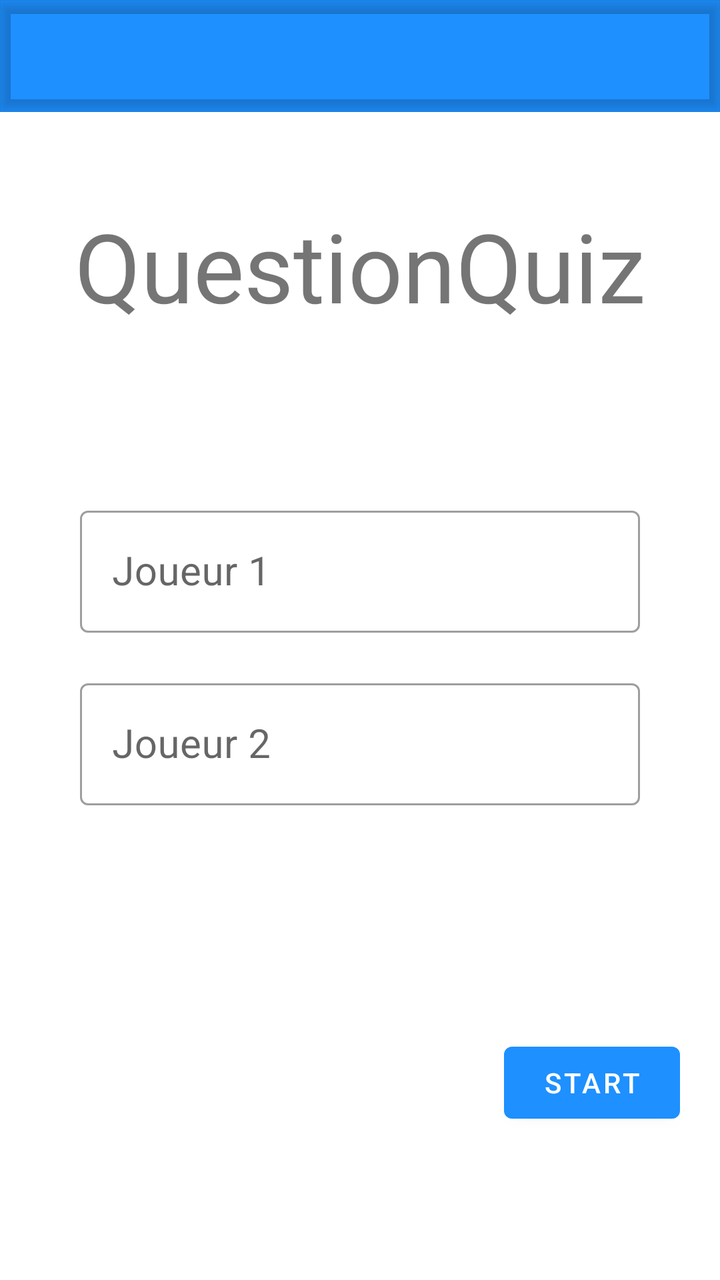
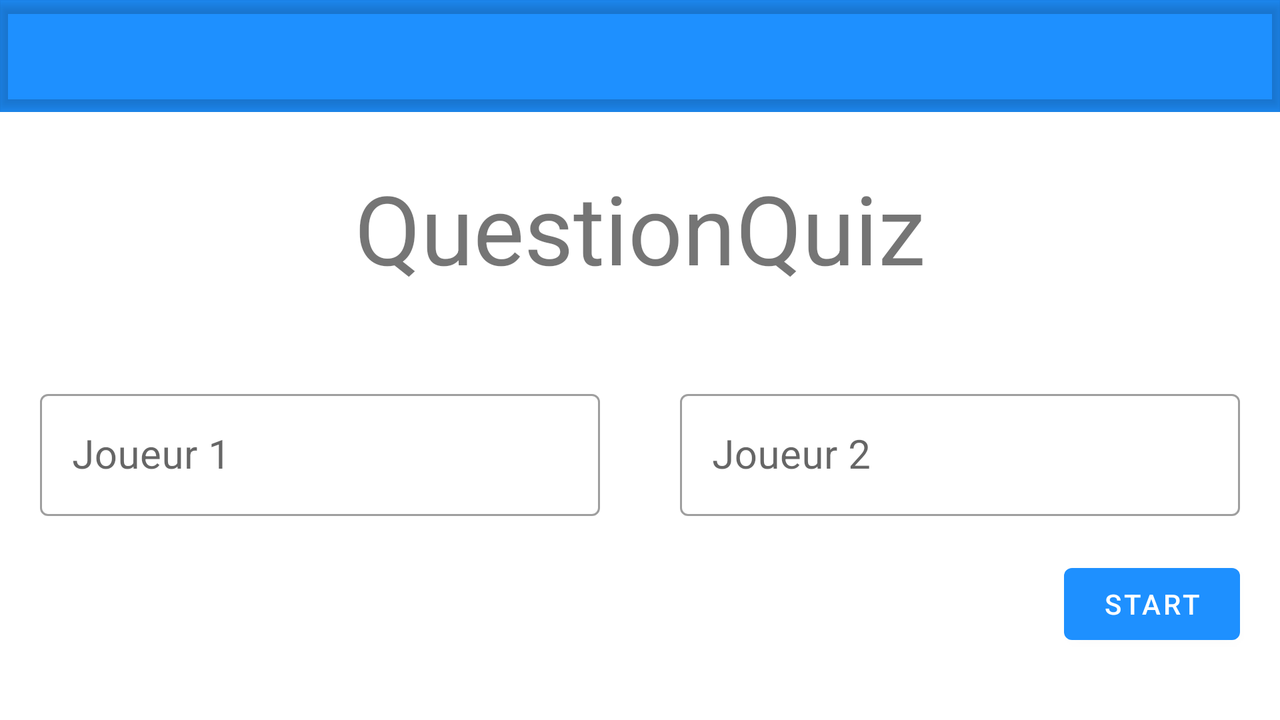

An Android layout and its configuration variant, each rendered on a device that would load it. The default file and the variant file are quoted in full after the pictures.
<!-- AndroidManifest.xml: application theme Theme.QuestionQuiz -->
<!-- res/layout/activity_main.xml -->
<?xml version="1.0" encoding="utf-8"?>
<LinearLayout
    xmlns:android="http://schemas.android.com/apk/res/android"
    xmlns:app="http://schemas.android.com/apk/res-auto"
    xmlns:tools="http://schemas.android.com/tools"
    android:layout_width="match_parent"
    android:layout_height="match_parent"
    android:orientation="vertical"
    android:weightSum="4"
    tools:context=".MainActivity"
    android:configChanges="orientation|screenSize">

    <com.google.android.material.appbar.AppBarLayout
        android:layout_width="match_parent"
        android:layout_height="wrap_content">
        <com.google.android.material.appbar.MaterialToolbar
            android:id="@+id/main_toolbar"
            android:layout_width="match_parent"
            android:layout_height="wrap_content"
            android:elevation="4dp"/>
    </com.google.android.material.appbar.AppBarLayout>


    <TextView
        android:layout_width="match_parent"
        android:layout_height="wrap_content"
        android:text="@string/app_name"
        android:gravity="center"
        android:textSize="@dimen/taille_titre_app_main"
        android:layout_margin="@dimen/margin_titre_app_main"
        android:layout_weight="1"/>


    <LinearLayout
        android:layout_width="match_parent"
        android:layout_height="wrap_content"
        android:orientation="vertical"
        android:layout_weight="1.5"
        android:layout_margin="@dimen/margin_layout_textfields_main">

        <com.google.android.material.textfield.TextInputLayout
            android:layout_width="match_parent"
            style="@style/Widget.Style.TextFields"
            android:layout_height="wrap_content"
            android:hint="@string/titre_textfields_joueur1_main">

            <com.google.android.material.textfield.TextInputEditText
                android:id="@+id/main_joueur1_tf"
                android:layout_width="match_parent"
                android:layout_height="wrap_content"
                android:inputType="text"
                android:maxLines="1"
                android:textAlignment="center"
                android:textSize="@dimen/taille_texte_textfields_main"
                android:layout_marginBottom="@dimen/marge_bas_textfields_joueur1_main"/>
        </com.google.android.material.textfield.TextInputLayout>

        <com.google.android.material.textfield.TextInputLayout
            android:layout_width="match_parent"
            style="@style/Widget.Style.TextFields"
            android:layout_height="wrap_content"
            android:hint="@string/titre_textfields_joueur2_main">

            <com.google.android.material.textfield.TextInputEditText
                android:id="@+id/main_joueur2_tf"
                android:layout_width="match_parent"
                android:layout_height="wrap_content"
                android:inputType="text"
                android:maxLines="1"
                android:textAlignment="center"
                android:textSize="@dimen/taille_texte_textfields_main" />

        </com.google.android.material.textfield.TextInputLayout>
    </LinearLayout>


    <Button
        android:id="@+id/main_btn_start"
        android:layout_width="wrap_content"
        android:layout_height="wrap_content"
        android:layout_gravity="right"
        android:layout_marginRight="@dimen/margin_bouton_start_main"
        android:text="@string/texte_bouton_start_main"/>

</LinearLayout>
<!-- resources referenced by this layout -->
<resources>
  <dimen name="marge_bas_textfields_joueur1_main">20dp</dimen>
  <dimen name="margin_bouton_start_main">20dp</dimen>
  <dimen name="margin_layout_textfields_main">40dp</dimen>
  <dimen name="margin_titre_app_main">20dp</dimen>
  <dimen name="taille_texte_textfields_main">20sp</dimen>
  <dimen name="taille_titre_app_main">48dp</dimen>
  <string name="app_name">QuestionQuiz</string>
  <string name="texte_bouton_start_main">Start</string>
  <string name="titre_textfields_joueur1_main">Joueur 1</string>
  <string name="titre_textfields_joueur2_main">Joueur 2</string>
  <style name="Widget.Style.TextFields" parent="Widget.MaterialComponents.TextInputLayout.OutlinedBox">
          <item name="backgroundColor">@color/white</item>
          <item name="boxBackgroundMode">outline</item>
      </style>
  <style name="Theme.QuestionQuiz" parent="Theme.MaterialComponents.DayNight.NoActionBar">
          
          <item name="colorPrimary">@color/blue</item>
          <item name="colorPrimaryVariant">@color/blue</item>
          <item name="colorOnPrimary">@color/white</item>
          
          <item name="colorSecondary">@color/blue</item>
          <item name="colorSecondaryVariant">@color/blue</item>
          <item name="colorOnSecondary">@color/blue</item>
          
          <item name="android:statusBarColor">?attr/colorPrimaryVariant</item>
          
      </style>
  <color name="white">#FFFFFFFF</color>
  <color name="blue">#1E90FF</color>
</resources>
<!-- res/layout-land/activity_main.xml (the repository's variant of the layout above) -->
<!-- drawn on the phone turned sideways -->
<?xml version="1.0" encoding="utf-8"?>
<LinearLayout
    xmlns:android="http://schemas.android.com/apk/res/android"
    xmlns:app="http://schemas.android.com/apk/res-auto"
    xmlns:tools="http://schemas.android.com/tools"
    android:layout_width="match_parent"
    android:layout_height="match_parent"
    android:orientation="vertical"
    android:weightSum="4"
    tools:context=".MainActivity"
    android:configChanges="orientation|screenSize">

    <com.google.android.material.appbar.AppBarLayout
        android:layout_width="match_parent"
        android:layout_height="wrap_content">
        <com.google.android.material.appbar.MaterialToolbar
            android:id="@+id/main_toolbar"
            android:layout_width="match_parent"
            android:layout_height="wrap_content"
            android:elevation="4dp"/>
    </com.google.android.material.appbar.AppBarLayout>

    <TextView
        android:layout_width="match_parent"
        android:layout_height="wrap_content"
        android:text="@string/app_name"
        android:gravity="center"
        android:textSize="@dimen/taille_titre_app_main"
        android:layout_margin="@dimen/margin_titre_app_main"
        android:layout_weight="1"/>

    <LinearLayout
        android:layout_width="match_parent"
        android:layout_height="wrap_content"
        android:orientation="horizontal"
        android:weightSum="4">

        <com.google.android.material.textfield.TextInputLayout
            android:layout_width="wrap_content"
            android:layout_height="wrap_content"
            style="@style/Widget.Style.TextFields"
            android:hint="@string/titre_textfields_joueur1_main"
            android:layout_weight="2"
            android:layout_margin ="20dp">

            <com.google.android.material.textfield.TextInputEditText
                android:id="@+id/main_joueur1_tf"
                android:layout_width="match_parent"
                android:layout_height="wrap_content"
                android:inputType="text"
                android:maxLines="1"
                android:textAlignment="center"
                android:textSize="@dimen/marge_bas_textfields_joueur1_main"/>
        </com.google.android.material.textfield.TextInputLayout>

        <com.google.android.material.textfield.TextInputLayout
            android:layout_width="wrap_content"
            android:layout_height="wrap_content"
            style="@style/Widget.Style.TextFields"
            android:hint="@string/titre_textfields_joueur2_main"
            android:layout_weight="2"
            android:layout_margin ="@dimen/marge_bas_textfields_joueur1_main">

            <com.google.android.material.textfield.TextInputEditText
                android:id="@+id/main_joueur2_tf"
                android:layout_width="match_parent"
                android:layout_height="wrap_content"
                android:inputType="text"
                android:maxLines="1"
                android:textAlignment="center"
                android:textSize="@dimen/taille_texte_textfields_main" />

        </com.google.android.material.textfield.TextInputLayout>

    </LinearLayout>

    <Button
        android:id="@+id/main_btn_start"
        android:layout_width="wrap_content"
        android:layout_height="wrap_content"
        android:layout_gravity="right"
        android:layout_marginRight="20dp"
        android:text="@string/texte_bouton_start_main"/>

</LinearLayout>
<!-- resources referenced by the variant -->
<!-- as the phone turned sideways resolves them -->
<resources>
  <dimen name="marge_bas_textfields_joueur1_main">20dp</dimen>
  <dimen name="margin_titre_app_main">20dp</dimen>
  <dimen name="taille_texte_textfields_main">20sp</dimen>
  <dimen name="taille_titre_app_main">48dp</dimen>
  <string name="app_name">QuestionQuiz</string>
  <string name="texte_bouton_start_main">Start</string>
  <string name="titre_textfields_joueur1_main">Joueur 1</string>
  <string name="titre_textfields_joueur2_main">Joueur 2</string>
  <style name="Widget.Style.TextFields" parent="Widget.MaterialComponents.TextInputLayout.OutlinedBox">
          <item name="backgroundColor">@color/white</item>
          <item name="boxBackgroundMode">outline</item>
      </style>
  <style name="Theme.QuestionQuiz" parent="Theme.MaterialComponents.DayNight.NoActionBar">
          
          <item name="colorPrimary">@color/blue</item>
          <item name="colorPrimaryVariant">@color/blue</item>
          <item name="colorOnPrimary">@color/white</item>
          
          <item name="colorSecondary">@color/blue</item>
          <item name="colorSecondaryVariant">@color/blue</item>
          <item name="colorOnSecondary">@color/blue</item>
          
          <item name="android:statusBarColor">?attr/colorPrimaryVariant</item>
          
      </style>
  <color name="white">#FFFFFFFF</color>
  <color name="blue">#1E90FF</color>
</resources>
